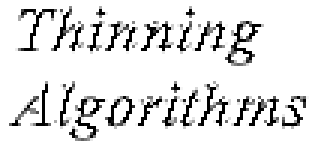
#> input picture src/common/dyer_rosenfeld/text.png, 105 x 50 px, found by its file name (shown 3 times larger)
$ python szakdoga4.py
#> lines starting #> are read from the running program, lines starting #| are printed output that depends on the picture; after the words box and inside, x2 and y2 are one past the last pixel; in counts of white or black regions, pixels touching at a corner belong together
### src/common/functions.py
import copy
import os

import cv2
import numpy

import assets.input as pic_folder_input
import assets.output as pic_folder_output


def get_image_by_name(name):
    file_path = os.path.dirname(pic_folder_input.__file__) + os.path.sep + name
    return flip(imreadgray(file_path))


# [4 lines left out: function save_image_by_name, not called in this run]


# IMAGE FUNCTIONS


# Reads a colored picture in gray
def imreadgray(img):
#> called with img = '../files/input/text.png'
    image = cv2.imread(img)
#> image is the input picture: shape (50, 105, 3); min 0, max 255, mean 226.9
    img = cv2.cvtColor(image, cv2.COLOR_BGR2GRAY)
    return img


# Flips the values of a gray image to have 0 as white and 255 as black
def flip(img):
    size = img.shape
#> size = (50, 105)
    for row in range(0, size[0]):
        for col in range(0, (size[1])):
            img[row, col] = 255 - img[row, col]
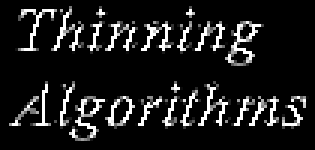
#> img: shape (50, 105) (shown 3 times larger); min 0, max 255, mean 28.1
    return img


# Checks wether a matrix is equal to another one
def equalmatrix(mat1, mat2, size):
    for row in range(1, size[0] - 1):
        for col in range(1, size[1] - 1):
            if mat1[row][col] != mat2[row][col]:
                return False
    return True


# Makes matrix1 equal to matrix2
def makeequalmatrix(mat1, mat2, size):
    for row in range(0, size[0]):
        for col in range(0, size[1]):
            mat1[row][col] = mat2[row][col]


# DYER ROSENFELD SPECIFIC FUNCTIONS


# Calculates the value of R'
# [369 lines left out: functions rvalue, minimize, notendpoint, connected, findpath, printmatrix and 7 more, not called in this run]


# KIM SPECIFIC FUNCTIONS


# Count the value differences in the 8 neighbourhood
def countf(img, row, col):  # noqa: C901
    # l = 1
    if img[row][col + 1] < img[row][col] and (
        img[row][col + 1] < img[row - 1][col + 1]
        or img[row][col + 1] < img[row - 1][col]
    ):
        f1 = -1
    elif img[row][col + 1] > img[row - 1][col] and img[row - 1][col] < img[row][col]:
        f1 = 1
    else:
        f1 = 0
    # l = 2
    if img[row - 1][col] < img[row][col] and (
        img[row - 1][col] < img[row - 1][col - 1]
        or img[row - 1][col] < img[row][col - 1]
    ):
        f3 = -1
    elif img[row - 1][col] > img[row][col - 1] and img[row][col - 1] < img[row][col]:
        f3 = 1
    else:
        f3 = 0
    # l = 3
    if img[row][col - 1] < img[row][col] and (
        img[row][col - 1] < img[row + 1][col - 1]
        or img[row][col - 1] < img[row + 1][col]
    ):
        f5 = -1
    elif img[row][col - 1] > img[row + 1][col] and img[row + 1][col] < img[row][col]:
        f5 = 1
    else:
        f5 = 0
    # l = 4
    if img[row + 1][col] < img[row][col] and (
        img[row + 1][col] < img[row + 1][col + 1]
        or img[row + 1][col] < img[row][col + 1]
    ):
        f7 = -1
    elif img[row + 1][col] > img[row][col + 1] and img[row][col + 1] < img[row][col]:
        f7 = 1
    else:
        f7 = 0
    # l = 1
    if img[row - 1][col + 1] > img[row - 1][col] and img[row - 1][col] < img[row][col]:
        f2 = 1
    else:
        f2 = 0
    # l = 2
    if img[row - 1][col - 1] > img[row][col - 1] and img[row][col - 1] < img[row][col]:
        f4 = 1
    else:
        f4 = 0
    # l = 3
    if img[row + 1][col - 1] > img[row + 1][col] and img[row + 1][col] < img[row][col]:
        f6 = 1
    else:
        f6 = 0
    # l = 4
    if img[row + 1][col + 1] > img[row][col + 1] and img[row][col + 1] < img[row][col]:
        f8 = 1
    else:
        f8 = 0
    clockwise = [f1, f2, f3, f4, f5, f6, f7, f8, f1]
    last_sign = 0
    sign_changes = 0

    for x in clockwise:
        if x == 0:
            continue
        elif x == 1:
            if last_sign == -1:
                sign_changes += 1
        last_sign = x

    return sign_changes


# COUPRIE_ET_AL SPECIFIC


# If one of the 8 neighbours of point has a value 0 than it is true
# [677 lines left out: functions borderpoint8, oneobject, forbidden, binmatrix, simpleafterremove, simpleafterhelper and 4 more, not called in this run]

### src/common/kim/szakdoga4.py
import cv2
import numpy as np
import bcolors
from src.common.functions import imreadgray
from src.common.functions import flip
from src.common.functions import equalmatrix
from src.common.functions import makeequalmatrix
from src.common.functions import countf

print(bcolors.OK, " _  ___             _                  _____ _           _ ")
print(" | |/ (_)           | |                / ____| |         (_)")
print(" | ' / _ _ __ ___   | |     ___  ___  | |    | |__   ___  _ ")
print(" |  < | | '_ ` _ \  | |    / _ \/ _ \ | |    | '_ \ / _ \| |")
print(" | . \| | | | | | | | |___|  __/  __/ | |____| | | | (_) | |")
print(" |_|\_\_|_| |_| |_| |______\___|\___|  \_____|_| |_|\___/|_|", bcolors.ENDC)

# Reading in the image as a gray image
picture = 'text'

img = imreadgray('../files/input/' + picture + '.png')
img2 = imreadgray('../files/input/' + picture + '.png')
comp = imreadgray('../files/input/' + picture + '.png')
compstar = imreadgray('../files/input/' + picture + '.png')
c8 = imreadgray('../files/input/' + picture + '.png')
E = imreadgray('../files/input/' + picture + '.png')
R = imreadgray('../files/input/' + picture + '.png')
O1 = imreadgray('../files/input/' + picture + '.png')
O2 = imreadgray('../files/input/' + picture + '.png')
helper1 = imreadgray('../files/input/' + picture + '.png')
helper2 = imreadgray('../files/input/' + picture + '.png')

# Converting values 0-255
flip(img)
flip(img2)
flip(comp)
flip(compstar)
flip(c8)
flip(E)
flip(R)
flip(O1)
flip(O2)

# Initialization
h = 50
size = comp.shape
#> size = (50, 105)
for row in range(0, size[0]):
    for col in range(0, size[1]):
        compstar[row][col] = 0
        c8[row][col] = 0
        E[row][col] = 0
        R[row][col] = 0
        O1[row][col] = 0
        O2[row][col] = 0
        helper1[row][col] = 0
        helper2[row][col] = 0
#> E: shape (50, 105); 15.18% of pixels changed, all inside (x1, y1, x2, y2) = (3, 2, 103, 47)

equal = True
lepes = 1
kernel = np.ones((3, 3), np.uint8)
kernel2 = np.ones((5, 5), np.uint8)

kernel[0][0] = 0
kernel[0][2] = 0
kernel[2][0] = 0
kernel[2][2] = 0

kernel2[0][0] = 0
kernel2[0][1] = 0
kernel2[0][3] = 0
kernel2[0][4] = 0
kernel2[1][0] = 0
kernel2[1][4] = 0
kernel2[3][0] = 0
kernel2[3][4] = 0
kernel2[4][0] = 0
kernel2[4][1] = 0
kernel2[4][3] = 0
kernel2[4][4] = 0

print(kernel)
print(kernel2)

print('Comp:')
print(comp)
#> (printed output is left out)

while equal:

    # Erosion
    E = cv2.erode(comp, kernel, iterations=1)
    # print('E:', E)

    # Ridge detection
    helper1 = cv2.erode(comp, kernel, iterations=1)
    helper2 = cv2.erode(comp, kernel2, iterations=1)

    O1 = cv2.dilate(helper1, kernel, iterations=1)
    O2 = cv2.dilate(helper2, kernel2, iterations=1)

    # print('O1:', O1)
    # print('O2:', O2)

    for row in range(1, size[0] - 1):
        for col in range(1, size[1] - 1):
            if (int(comp[row][col]) - int(O1[row][col]) > 0) and int(comp[row][col]) - int(O2[row][col]) > h:
                R[row][col] = comp[row][col]
            else:
                R[row][col] = 0
    # print('R:', R)

    # Comp*
    for row in range(1, size[0] - 1):
        for col in range(1, size[1] - 1):
            compstar[row][col] = max(int(E[row][col]), int(R[row][col]))

    # print('Comp*:', compstar)

    # C8 matrix
    for row in range(1, size[0] - 1):
        for col in range(1, size[1] - 1):
            c8[row][col] = countf(comp, row, col)

    # print('c8 :', c8)

    # Connectivity restoration
    for row in range(1, size[0] - 1):
        for col in range(1, size[1] - 1):
            if c8[row][col] >= 2:
                compstar[row][col] = comp[row][col]

    # print('Comp*:', compstar)

    makeequalmatrix(comp, compstar, size)

    print(bcolors.BLUE, '\n', lepes, '. run:')
    print(comp, '\n', bcolors.ENDC)

    lepes += 1
    if equalmatrix(comp, img2, size):
        break
    else:
        makeequalmatrix(img2, comp, size)
#> this loop made 6 passes
#> (printed output is left out)
#> pass 1, `E = cv2.erode(comp, kernel, iterations=1)`:
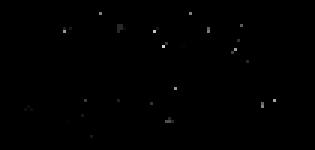
#> E: shape (50, 105) (shown 3 times larger); min 0, max 210, mean 0.5
#> after the loop:
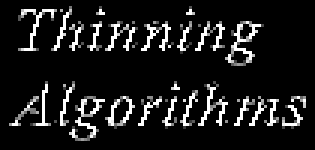
#> R: shape (50, 105) (shown 3 times larger); min 0, max 255, mean 27.2
#> after the loop:
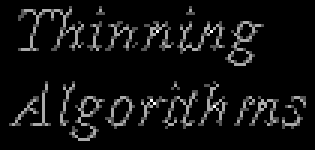
#> c8: shape (50, 105) (shown 3 times larger); min 0, max 3, mean 0.192; drawn with min black and max white
#> after the loop, lepes = 7

# Ridge detection once more
for row in range(0, size[0]):
    for col in range(0, size[1]):
        R[row][col] = 0
        O1[row][col] = 0
        O2[row][col] = 0
        helper1[row][col] = 0
        helper2[row][col] = 0

# Ridge detection
helper1 = cv2.erode(comp, kernel, iterations=1)
helper2 = cv2.erode(comp, kernel2, iterations=1)

O1 = cv2.dilate(helper1, kernel, iterations=1)
O2 = cv2.dilate(helper2, kernel2, iterations=1)

# print('O1:', O1)
# print('O2:', O2)

for row in range(1, size[0] - 1):
    for col in range(1, size[1] - 1):
        if (int(comp[row][col]) - int(O1[row][col]) > 0) and int(comp[row][col]) - int(O2[row][col]) > h:
            R[row][col] = comp[row][col]
        else:
            R[row][col] = 0
# print('R:', R)

print(comp, '\n', bcolors.ENDC)
#> (printed output is left out)

# Converting the values back to normal
flip(R)

# Saving
cv2.imwrite('results/' + picture + '.png', R)
